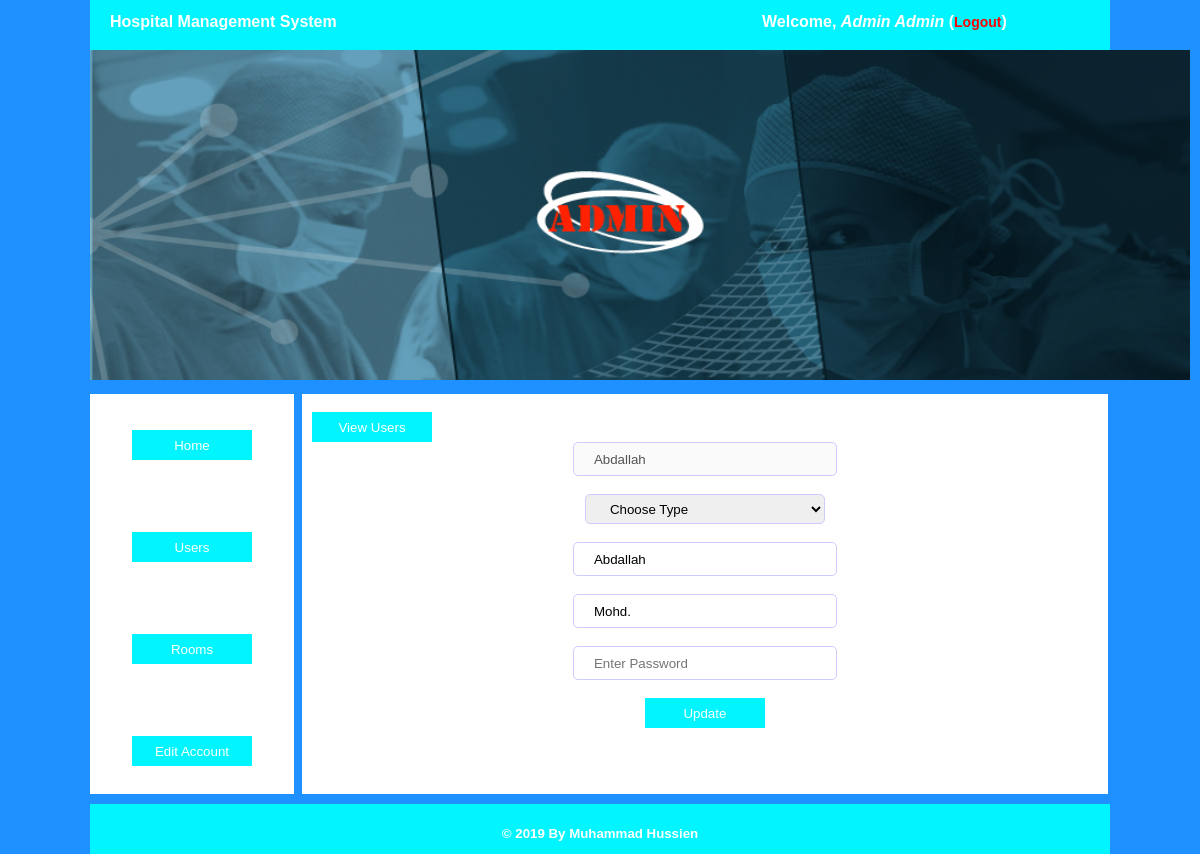
The app's page /admin/edituser.php?name=Abdallah (signed in) with its own data.
### tables this page shows
CREATE TABLE `users` (
  `username` varchar(50) NOT NULL,
  `password` varchar(40) NOT NULL,
  `fname` varchar(40) NOT NULL,
  `sname` varchar(40) NOT NULL,
  `type` varchar(40) NOT NULL
);

### admin/edituser.php (the view, shortened to what this page needs)
<!DOCTYPE html>
<html lang="en">
<head>
	<link rel="stylesheet" type="text/css" href="../assets/style.css">
</head>
<body>
	<div class="wrapper">
	<?php
		include "includes/header.php";
		include "includes/left.php";
	 ?>
		<div class="right"><br>
			<a href="users.php" style="margin-left:10px;"><button class="btnlink">View Users</button></a><br>
			<?php
			$name = $_GET['name'];
			?>
			<center>
				<form action="edituser.php?name=<?php echo $name; ?>" method="POST">
				<input type="text" name="username" class="form" value="<?php echo $name; ?>" required="required" disabled="disabled"><br><br>
				<select name="type" class="form" required="required">
					<option value="">Choose Type</option>
				</select><br><br>
				<?php
				require_once '../includes/connect.php';
				$sql = "SELECT * FROM hospital.users WHERE `username`='$name'";
				$query = mysqli_query($con, $sql);
				while ($row = mysqli_fetch_array($query)) {
					?>
					<input type="text" name="fname" class="form" value="<?php echo $row['fname']; ?>" required="required"><br><br>
					<input type="text" name="sname" class="form" value="<?php echo $row['sname']; ?>" required="required"><br><br>
					<?php
				}
				 ?>
				<input type="password" name="password" class="form" placeholder="Enter Password" required="required"><br><br>
				<input type="submit" value="Update" class="btnlink" name="btn">
			</form>
			</center>
		</div>
		<?php
		include "includes/footer.php";
		 ?>
	</div>
</body>
</html>

### includes/users.php (shortened to what this page needs)
<?php
function admindetails()
{
	require("connect.php");
	$type = $_SESSION['type'];
	$username = $_SESSION['admin'];
	$sql = "SELECT * FROM hospital.users WHERE `username`='$username' AND `type`='$type'";
	$query = mysqli_query($con, $sql);
	while ($row =mysqli_fetch_array($query)) {
		echo "Welcome, <i>".$row['fname']." ".$row['sname']."</i> (<a href='../logout.php'>Logout</a>)";
	}
}
?>

### assets/style.css (style rules this page uses)
body { margin: 0; padding: 0; background-color: #00F5FF; font-family: Arial,Lucida Sans; }
.wrapper { min-height: 400px; max-height: auto; width: 85%; margin: 0 auto; font-family: Arial,Lucida Sans; }
.headerright a { text-decoration: none; font-size: 14px; color: red; }
.btnlink { height: 30px; width: 120px; background-color: #00F5FF; border: 0; margin: 0; color: white; cursor: pointer; }
.right { min-height: 400px; max-height: auto; width: 79%; margin-left: 8px; background-color: white; margin-top: 10px; float: left; }
.form { height: 30px; width: 240px; border: 1px solid #ccf; border-radius: 5px; padding-left: 20px; }

### admin/includes/header.php (style rules this page uses)
body { background-color: #1E90FF; }

### records on screen
users: fname "Admin", sname "Admin"
users: fname "Abdallah", sname "Mohd."
